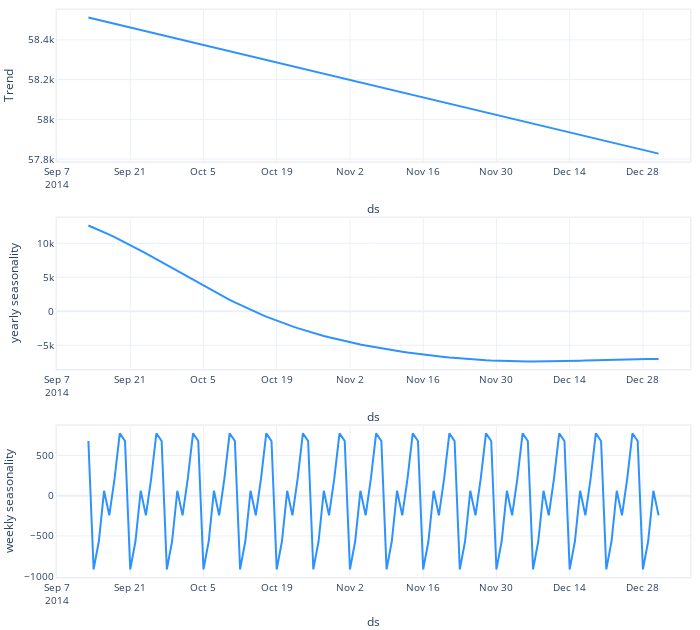

Notebook code cell kept with this figure:
### Code cell
fig = best_model.plot_components(best_forecast)
fig.show()
